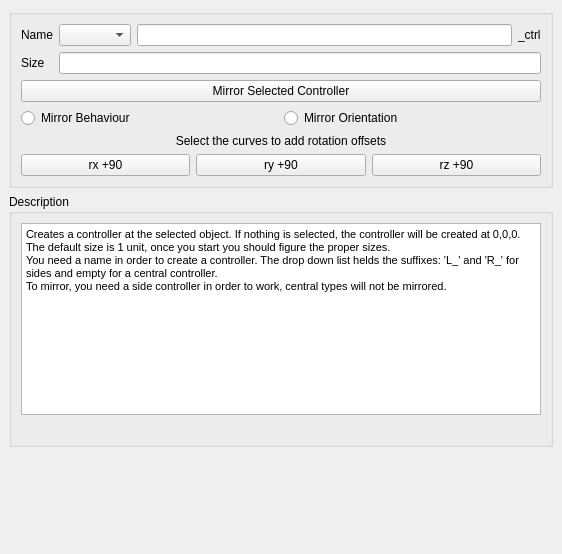
<?xml version="1.0" encoding="UTF-8"?>
<ui version="4.0">
 <class>MainWindow</class>
 <widget class="QMainWindow" name="MainWindow">
  <property name="geometry">
   <rect>
    <x>0</x>
    <y>0</y>
    <width>562</width>
    <height>554</height>
   </rect>
  </property>
  <property name="windowTitle">
   <string>Animation Controller</string>
  </property>
  <property name="dockNestingEnabled">
   <bool>true</bool>
  </property>
  <property name="unifiedTitleAndToolBarOnMac">
   <bool>true</bool>
  </property>
  <widget class="QWidget" name="centralwidget">
   <layout class="QVBoxLayout" name="verticalLayout">
    <item>
     <widget class="QGroupBox" name="masksGrp">
      <property name="enabled">
       <bool>true</bool>
      </property>
      <property name="sizePolicy">
       <sizepolicy hsizetype="Preferred" vsizetype="Preferred">
        <horstretch>0</horstretch>
        <verstretch>0</verstretch>
       </sizepolicy>
      </property>
      <property name="maximumSize">
       <size>
        <width>16777215</width>
        <height>1000</height>
       </size>
      </property>
      <property name="title">
       <string/>
      </property>
      <layout class="QVBoxLayout" name="verticalLayout_4">
       <item>
        <layout class="QVBoxLayout" name="verticalLayout_2">
         <item>
          <layout class="QGridLayout" name="gridLayout">
           <item row="0" column="0">
            <widget class="QLabel" name="label_3">
             <property name="text">
              <string>Name</string>
             </property>
            </widget>
           </item>
           <item row="0" column="1">
            <widget class="QComboBox" name="inputConSide">
             <property name="sizePolicy">
              <sizepolicy hsizetype="Fixed" vsizetype="Fixed">
               <horstretch>0</horstretch>
               <verstretch>0</verstretch>
              </sizepolicy>
             </property>
             <property name="minimumSize">
              <size>
               <width>35</width>
               <height>20</height>
              </size>
             </property>
             <property name="editable">
              <bool>false</bool>
             </property>
            </widget>
           </item>
           <item row="0" column="2">
            <widget class="QLineEdit" name="inputConName">
             <property name="sizePolicy">
              <sizepolicy hsizetype="MinimumExpanding" vsizetype="Fixed">
               <horstretch>0</horstretch>
               <verstretch>0</verstretch>
              </sizepolicy>
             </property>
             <property name="minimumSize">
              <size>
               <width>100</width>
               <height>0</height>
              </size>
             </property>
            </widget>
           </item>
           <item row="0" column="3">
            <widget class="QLabel" name="label_2">
             <property name="text">
              <string>_ctrl</string>
             </property>
            </widget>
           </item>
           <item row="1" column="0">
            <widget class="QLabel" name="label">
             <property name="text">
              <string>Size</string>
             </property>
            </widget>
           </item>
           <item row="1" column="1" colspan="3">
            <widget class="QLineEdit" name="inputConSize"/>
           </item>
          </layout>
         </item>
         <item>
          <layout class="QGridLayout" name="conBtnGridLayout"/>
         </item>
        </layout>
       </item>
       <item>
        <widget class="QPushButton" name="mirrorConBtn">
         <property name="text">
          <string>Mirror Selected Controller</string>
         </property>
        </widget>
       </item>
       <item>
        <layout class="QHBoxLayout" name="horizontalLayout">
         <item>
          <widget class="QRadioButton" name="mirrorOptionRBtn1">
           <property name="text">
            <string>Mirror Behaviour</string>
           </property>
          </widget>
         </item>
         <item>
          <widget class="QRadioButton" name="mirrorOptionRBtn2">
           <property name="text">
            <string>Mirror Orientation</string>
           </property>
          </widget>
         </item>
        </layout>
       </item>
       <item>
        <widget class="QLabel" name="label_5">
         <property name="text">
          <string>Select the curves to add rotation offsets</string>
         </property>
         <property name="alignment">
          <set>Qt::AlignCenter</set>
         </property>
        </widget>
       </item>
       <item>
        <layout class="QGridLayout" name="gridLayout_2">
         <item row="0" column="0">
          <widget class="QPushButton" name="rxBtn">
           <property name="text">
            <string>rx +90</string>
           </property>
          </widget>
         </item>
         <item row="0" column="1">
          <widget class="QPushButton" name="ryBtn">
           <property name="text">
            <string>ry +90</string>
           </property>
          </widget>
         </item>
         <item row="0" column="2">
          <widget class="QPushButton" name="rzBtn">
           <property name="text">
            <string>rz +90</string>
           </property>
          </widget>
         </item>
        </layout>
       </item>
      </layout>
     </widget>
    </item>
    <item>
     <widget class="QGroupBox" name="groupBox">
      <property name="sizePolicy">
       <sizepolicy hsizetype="Minimum" vsizetype="Preferred">
        <horstretch>0</horstretch>
        <verstretch>0</verstretch>
       </sizepolicy>
      </property>
      <property name="minimumSize">
       <size>
        <width>30</width>
        <height>120</height>
       </size>
      </property>
      <property name="title">
       <string>Description</string>
      </property>
      <layout class="QVBoxLayout" name="verticalLayout_3">
       <item>
        <widget class="QTextEdit" name="description">
         <property name="readOnly">
          <bool>true</bool>
         </property>
         <property name="html">
          <string>&lt;!DOCTYPE HTML PUBLIC &quot;-//W3C//DTD HTML 4.0//EN&quot; &quot;http://www.w3.org/TR/REC-html40/strict.dtd&quot;&gt;
&lt;html&gt;&lt;head&gt;&lt;meta name=&quot;qrichtext&quot; content=&quot;1&quot; /&gt;&lt;style type=&quot;text/css&quot;&gt;
p, li { white-space: pre-wrap; }
&lt;/style&gt;&lt;/head&gt;&lt;body style=&quot; font-family:'MS Shell Dlg 2'; font-size:8.25pt; font-weight:400; font-style:normal;&quot;&gt;
&lt;p style=&quot; margin-top:0px; margin-bottom:0px; margin-left:0px; margin-right:0px; -qt-block-indent:0; text-indent:0px;&quot;&gt;&lt;span style=&quot; font-size:8pt;&quot;&gt;Creates a controller at the selected object. If nothing is selected, the controller will be created at 0,0,0.&lt;/span&gt;&lt;/p&gt;
&lt;p style=&quot; margin-top:0px; margin-bottom:0px; margin-left:0px; margin-right:0px; -qt-block-indent:0; text-indent:0px;&quot;&gt;&lt;span style=&quot; font-size:8pt;&quot;&gt;The default size is 1 unit, once you start you should figure the proper sizes. &lt;/span&gt;&lt;/p&gt;
&lt;p style=&quot; margin-top:0px; margin-bottom:0px; margin-left:0px; margin-right:0px; -qt-block-indent:0; text-indent:0px;&quot;&gt;&lt;span style=&quot; font-size:8pt;&quot;&gt;You need a name in order to create a controller. The drop down list helds the suffixes: 'L_' and 'R_' for sides and empty for a central controller.&lt;/span&gt;&lt;/p&gt;
&lt;p style=&quot; margin-top:0px; margin-bottom:0px; margin-left:0px; margin-right:0px; -qt-block-indent:0; text-indent:0px;&quot;&gt;&lt;span style=&quot; font-size:8pt;&quot;&gt;To mirror, you need a side controller in order to work, central types will not be mirrored.&lt;/span&gt;&lt;/p&gt;&lt;/body&gt;&lt;/html&gt;</string>
         </property>
        </widget>
       </item>
       <item>
        <widget class="QLabel" name="label_4">
         <property name="text">
          <string/>
         </property>
        </widget>
       </item>
      </layout>
     </widget>
    </item>
    <item>
     <spacer name="verticalSpacer">
      <property name="orientation">
       <enum>Qt::Vertical</enum>
      </property>
      <property name="sizeHint" stdset="0">
       <size>
        <width>20</width>
        <height>95</height>
       </size>
      </property>
     </spacer>
    </item>
   </layout>
  </widget>
 </widget>
 <resources/>
 <connections/>
</ui>
